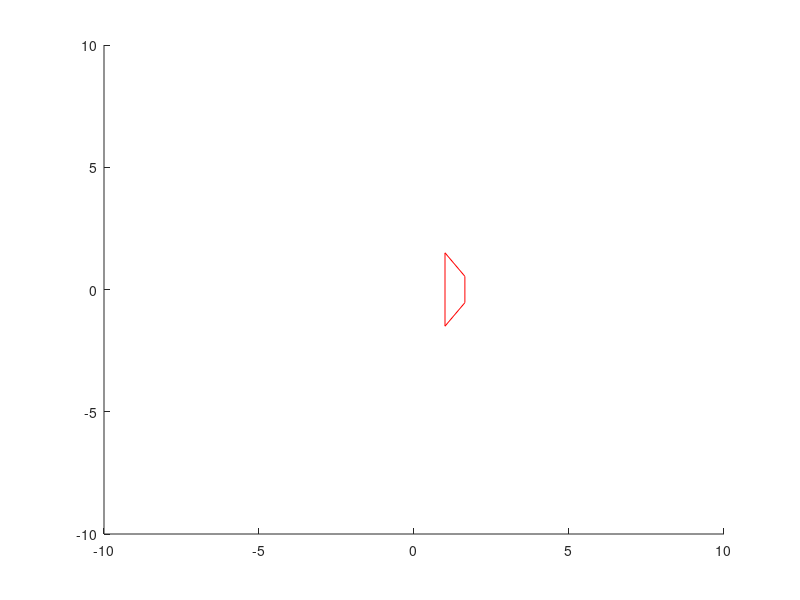

MATLAB code to generate this figure:
clear all;
close all;

figure;
hold on;
set(gca,'xlim',[-10 10]);
set(gca,'ylim',[-10 10]);

v10 = [1,0,0.5];
v01 = [0,1,0];
p00 = [2,-3,2];
p10 = p00+v10/norm(v10)*8;
p01 = p00+v01/norm(v01)*6;
p11 = p00+v10/norm(v10)*8+v01/norm(v01)*6;

h00 = p00/p00(3);
h01 = p01/p01(3);
h10 = p10/p10(3);
h11 = p11/p11(3);


line([h00(1) h01(1)],[h00(2) h01(2)], 'linestyle', '-', 'color', 'r');
line([h01(1) h11(1)],[h01(2) h11(2)], 'linestyle', '-', 'color', 'r');
line([h11(1) h10(1)],[h11(2) h10(2)], 'linestyle', '-', 'color', 'r');
line([h10(1) h00(1)],[h10(2) h00(2)], 'linestyle', '-', 'color', 'r');








